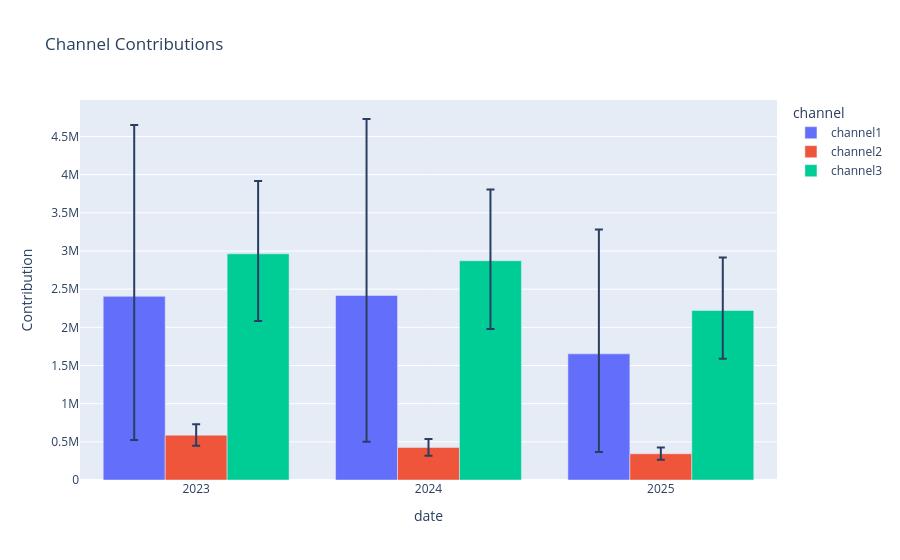

This figure's notebook cell:
### Code cell
mmm.plot_interactive.contributions(
    frequency="yearly",
    color="channel",
    x="date",
)

### Figure 1 — Plotly figure (JSON) as saved in the notebook; plotly's stock layout.template omitted (floating-point values rounded to 4 significant figures)
{"data": [{"alignmentgroup": "True", "customdata": [["2405614 HDI: [525394, 4650391]"], ["2417908 HDI: [500218, 4729171]"], ["1652541 HDI: [367519, 3282426]"]], "error_y": {"array": [2245000.0, 2311000.0, 1630000.0], "arrayminus": [1880000.0, 1918000.0, 1285000.0]}, "hovertemplate": "channel=channel1<br>Contribution=%{customdata[0]}<extra></extra>", "legendgroup": "channel1", "marker": {"color": "#636efa", "pattern": {"shape": ""}}, "name": "channel1", "offsetgroup": "channel1", "orientation": "v", "showlegend": true, "textposition": "auto", "type": "bar", "x": ["2023", "2024", "2025"], "xaxis": "x", "y": [2406000.0, 2418000.0, 1653000.0], "yaxis": "y"}, {"alignmentgroup": "True", "customdata": [["587045 HDI: [447131, 729442]"], ["426136 HDI: [316351, 536330]"], ["343900 HDI: [264212, 425150]"]], "error_y": {"array": [142400.0, 110200.0, 81250.0], "arrayminus": [139900.0, 109800.0, 79690.0]}, "hovertemplate": "channel=channel2<br>Contribution=%{customdata[0]}<extra></extra>", "legendgroup": "channel2", "marker": {"color": "#EF553B", "pattern": {"shape": ""}}, "name": "channel2", "offsetgroup": "channel2", "orientation": "v", "showlegend": true, "textposition": "auto", "type": "bar", "x": ["2023", "2024", "2025"], "xaxis": "x", "y": [587000.0, 426100.0, 343900.0], "yaxis": "y"}, {"alignmentgroup": "True", "customdata": [["2962803 HDI: [2081974, 3918252]"], ["2872368 HDI: [1976977, 3804793]"], ["2220299 HDI: [1587735, 2913923]"]], "error_y": {"array": [955400.0, 932400.0, 693600.0], "arrayminus": [880800.0, 895400.0, 632600.0]}, "hovertemplate": "channel=channel3<br>Contribution=%{customdata[0]}<extra></extra>", "legendgroup": "channel3", "marker": {"color": "#00cc96", "pattern": {"shape": ""}}, "name": "channel3", "offsetgroup": "channel3", "orientation": "v", "showlegend": true, "textposition": "auto", "type": "bar", "x": ["2023", "2024", "2025"], "xaxis": "x", "y": [2963000.0, 2872000.0, 2220000.0], "yaxis": "y"}], "layout": {"barmode": "group", "legend": {"title": {"text": "channel"}, "tracegroupgap": 0}, "title": {"text": "Channel Contributions"}, "xaxis": {"anchor": "y", "domain": [0, 1], "title": {"text": "date"}}, "yaxis": {"anchor": "x", "domain": [0, 1], "title": {"text": "Contribution"}}}}
